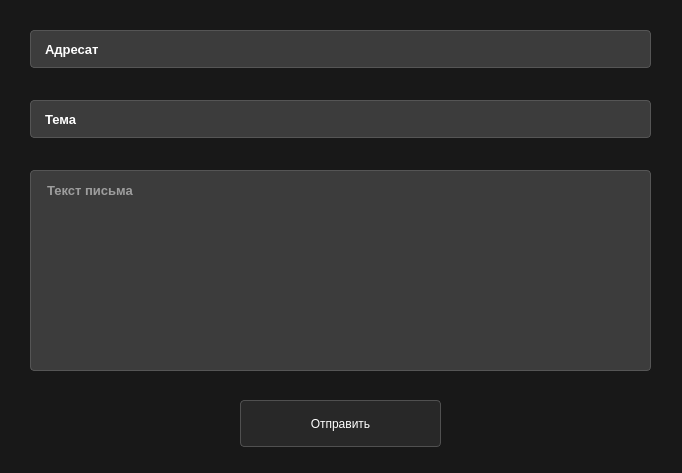
<?xml version="1.0" encoding="UTF-8"?>
<ui version="4.0">
 <class>Dialog</class>
 <widget class="QDialog" name="Dialog">
  <property name="geometry">
   <rect>
    <x>0</x>
    <y>0</y>
    <width>682</width>
    <height>473</height>
   </rect>
  </property>
  <property name="windowTitle">
   <string>Dialog</string>
  </property>
  <property name="styleSheet">
   <string notr="true"> background-color: rgb(24, 24, 24);</string>
  </property>
  <widget class="QPlainTextEdit" name="text">
   <property name="geometry">
    <rect>
     <x>30</x>
     <y>170</y>
     <width>621</width>
     <height>201</height>
    </rect>
   </property>
   <property name="styleSheet">
    <string notr="true">QPlainTextEdit {
    background-color: #3c3c3c;
    color: #ffffff;
    border: 1px solid #555555;
    border-radius: 4px;
    padding: 8px 12px;
    font-size: 13px;
    font-family: 'Arial Black', 'Arial', sans-serif;
    font-weight: bold;
}

QPlainTextEdit:hover {
    border-color: #0078d7;
    background-color: #404040;
}

QPlainTextEdit:focus {
    border-color: #0078d7;
    background-color: #404040;
}
</string>
   </property>
   <property name="placeholderText">
    <string>Текст письма</string>
   </property>
  </widget>
  <widget class="QPushButton" name="send">
   <property name="geometry">
    <rect>
     <x>240</x>
     <y>400</y>
     <width>201</width>
     <height>47</height>
    </rect>
   </property>
   <property name="styleSheet">
    <string notr="true">QPushButton {
    background-color: rgb(40, 40, 40);
    color: #ffffff;
    border: 1px solid rgb(80, 80, 80);
    border-radius: 4px;
    padding: 10px 20px;
    font: bold 14px 'Arial Black', 'Arial', sans-serif;
    min-height: 25px;
}

QPushButton:hover {
    background-color: rgb(50, 50, 50);
    border-color: #0078d7;
}

QPushButton:pressed {
    background-color: rgb(30, 30, 30);
    border-color: #0078d7;
}

QPushButton:disabled {
    background-color: rgb(30, 30, 30);
    color: #666666;
    border-color: rgb(60, 60, 60);
}
</string>
   </property>
   <property name="text">
    <string>Отправить</string>
   </property>
  </widget>
  <widget class="QLineEdit" name="to">
   <property name="geometry">
    <rect>
     <x>30</x>
     <y>30</y>
     <width>621</width>
     <height>38</height>
    </rect>
   </property>
   <property name="styleSheet">
    <string notr="true">QLineEdit {
    background-color: #3c3c3c;
    color: #ffffff;
    border: 1px solid #555555;
    border-radius: 4px;
    padding: 8px 12px;
    font-size: 13px;
    min-height: 20px;
font-size: 13px;
    min-height: 20px;
    font-family: 'Arial Black', 'Arial', sans-serif;
    font-weight: bold;
}

QLineEdit:hover {
    border-color: #0078d7;
    background-color: #404040;
}

QLineEdit:focus {
    border-color: #0078d7;
    background-color: #404040;
}

QLineEdit::placeholder {
    color: #888888;
}
</string>
   </property>
   <property name="text">
    <string>Адресат</string>
   </property>
  </widget>
  <widget class="QLineEdit" name="subject">
   <property name="geometry">
    <rect>
     <x>30</x>
     <y>100</y>
     <width>621</width>
     <height>38</height>
    </rect>
   </property>
   <property name="styleSheet">
    <string notr="true">QLineEdit {
    background-color: #3c3c3c;
    color: #ffffff;
    border: 1px solid #555555;
    border-radius: 4px;
    padding: 8px 12px;
    font-size: 13px;
    min-height: 20px;
font-size: 13px;
    min-height: 20px;
    font-family: 'Arial Black', 'Arial', sans-serif;
    font-weight: bold;
}

QLineEdit:hover {
    border-color: #0078d7;
    background-color: #404040;
}

QLineEdit:focus {
    border-color: #0078d7;
    background-color: #404040;
}

QLineEdit::placeholder {
    color: #888888;
}
</string>
   </property>
   <property name="text">
    <string>Тема</string>
   </property>
  </widget>
 </widget>
 <resources/>
 <connections/>
</ui>
